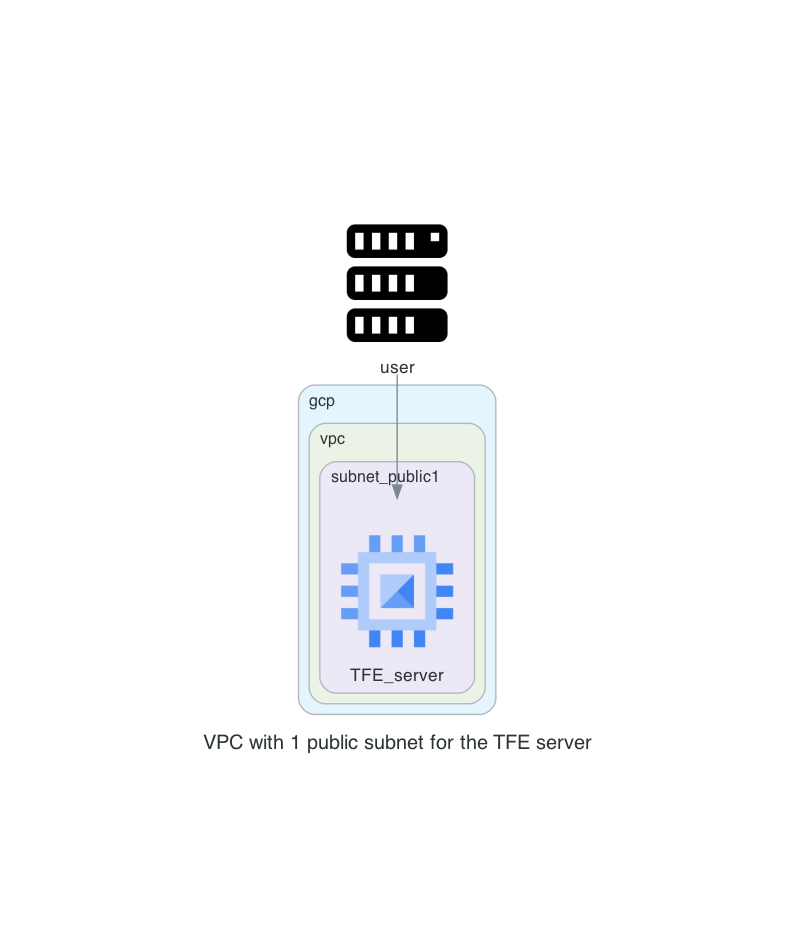

This figure's Python source:
from diagrams import Cluster, Diagram
from diagrams.onprem.compute import Server


from diagrams.gcp.compute import ComputeEngine



# Variables
title = "VPC with 1 public subnet for the TFE server"
outformat = "png"
filename = "diagram_tfe_fdo_gcp_mounted_disk"
direction = "TB"


with Diagram(
    name=title,
    direction=direction,
    filename=filename,
    outformat=outformat,
) as diag:
    # Non Clustered
    user = Server("user")

    # Cluster 
    with Cluster("gcp"):
        with Cluster("vpc"):
          with Cluster("subnet_public1"):
            ec2_tfe_server = ComputeEngine("TFE_server")
               
    # Diagram

    user >> [ec2_tfe_server]
   
diag
